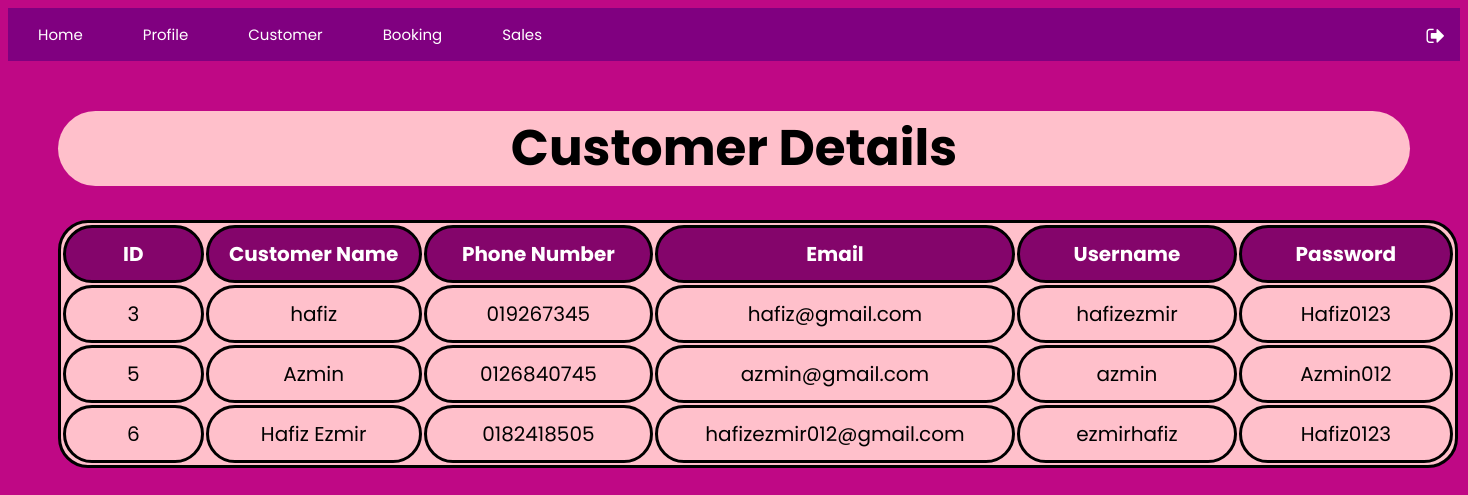
Screenshot of /ADMIN/PARAGON_CINEMA_ADMIN/PARAGON_CINEMA_ADMIN/customer.php with the database file from the repository.
### tables this page shows
CREATE TABLE `customer` (
  `custid` int(11) NOT NULL,
  `name` varchar(255) NOT NULL,
  `phoneNo` varchar(255) DEFAULT NULL,
  `email` varchar(255) DEFAULT NULL,
  `username` varchar(255) DEFAULT NULL,
  `password` varchar(10) DEFAULT NULL
);

### ADMIN/PARAGON_CINEMA_ADMIN/PARAGON_CINEMA_ADMIN/customer.php (the view, shortened to what this page needs)
<!DOCTYPE html>
<html>
	<head>
	</head>
	<?php include "manager_sidenav.php"; ?>
	<body>
		<div class="container">
			<h1>Customer Details</h1>
			<?php
				$hostname = "localhost";
				$username = "root";
				$password = "";
				$dbname = "paragoncinemadb";
				$connect = mysqli_connect($hostname, $username, $password, $dbname) OR DIE ("Connection failed");
				$sql = "SELECT * FROM customer";
				$sendsql = mysqli_query($connect,$sql);
				if($sendsql){
					echo "<table>
					<tr>
                        <th>ID</th>
						<th>Customer Name</th>
						<th>Phone Number</th>
                        <th>Email</th>
                        <th>Username</th>
                        <th>Password</th>
					</tr>";
				foreach($sendsql as $row)
				{
					echo "<tr>";
                        echo "<td>". $row["custid"] ."</td>";
						echo "<td>". $row["name"] ."</td>";
                        echo "<td>". $row["phoneNo"] ."</td>";
						echo "<td>". $row["email"] ."</td>";
                        echo "<td>". $row["username"] ."</td>";
						echo "<td>". $row["password"] ."</td>";
					echo "</tr>";
				}
				echo "</table>";
				}else{
					echo "<p>Failed.</p>";
				}
			?>
		</div>
    </body>
</html>

### ADMIN/PARAGON_CINEMA_ADMIN/PARAGON_CINEMA_ADMIN/manager_sidenav.php (shortened to what this page needs)
<!DOCTYPE html>
<html lang="en" dir="ltr">
	<head>
		<link rel="stylesheet" href="https://cdnjs.cloudflare.com/ajax/libs/font-awesome/5.15.3/css/all.min.css">
		<link rel='stylesheet' href='https://cdnjs.cloudflare.com/ajax/libs/font-awesome/4.7.0/css/font-awesome.min.css'>
		<link rel="stylesheet" type="text/css" href="css/style.css">
	</head>
	<body>
		<ul>
			<li><a href="manager_home.php">Home</a></li>
			<li><a href="manager_profile.php">Profile</a></li>
			<li><a href="customer.php">Customer</a></li>
			<li><a href="booking.php">Booking</a></li>
			<li><a href="sales.php">Sales</a></li>
		</ul>
		<a href="manager_login.php" id="logout_btn" class="fa fa-sign-out"></a>
	</body>
</html>

### ADMIN/PARAGON_CINEMA_ADMIN/PARAGON_CINEMA_ADMIN/css/style.css (style rules this page uses)
body { font-family: Poppins; }

### ADMIN/PARAGON_CINEMA_ADMIN/PARAGON_CINEMA_ADMIN/manager_sidenav.php (style rules this page uses)
ul { list-style-type: none; margin: 0; padding: 0; overflow: hidden; background-color: purple; }
li { float: left; }
li a { display: block; color: white; text-align: center; padding: 15px 30px; text-decoration: none; font-size: 15px; }
#logout_btn { padding: 5px; text-decoration: none; float: right; margin-top: -40px; margin-right: 10px; border-radius: 2px; font-size: 20px; color: #fff; }

### ADMIN/PARAGON_CINEMA_ADMIN/PARAGON_CINEMA_ADMIN/customer.php (style rules this page uses)
body { background-color: #BF0885; }
.container { margin: 50px; text-align: center; color: black; border-radius: 50px; }
h1 { font-size: 50px; background-color: pink; border-radius: 50px; }
.container h1 { text-align: center; }
table, th { background-color: #84056B; font-size: 20px; border: 3px solid black; text-align: center; height:50px; color: white; border-radius: 30px; }
table, td { font-size: 20px; border: 3px solid black; text-align: center; width:1400px; height:50px; background-color: pink; color: black; border-radius: 30px; }

### rows the page displays
customer: custid "3", name "hafiz", phoneNo "019267345", email "hafiz@gmail.com", username "hafizezmir", password "Hafiz0123"
customer: custid "5", name "Azmin", phoneNo "0126840745", email "azmin@gmail.com", username "azmin", password "Azmin012"
customer: custid "6", name "Hafiz Ezmir", phoneNo "0182418505", email "hafizezmir012@gmail.com", username "ezmirhafiz", password "Hafiz0123"
